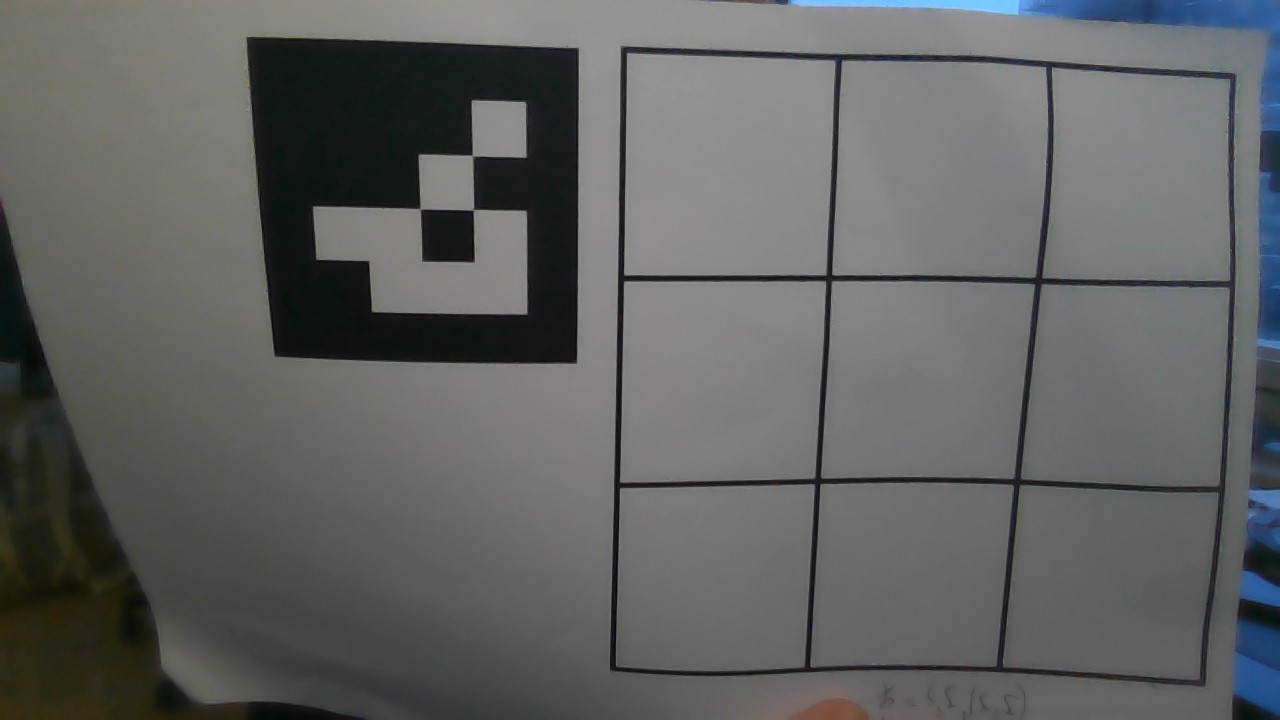
#> input picture python/frame.jpg, 1280 x 720 px, given in place of the camera
$ python 'CV2 test.py'
#> lines starting #> are read from the running program, lines starting #| are printed output that depends on the picture; after the words box and inside, x2 and y2 are one past the last pixel; in counts of white or black regions, pixels touching at a corner belong together
#!/usr/bin/python
import cv2
import numpy as np

# Scale of the text
scale = 2
# Camera
cap = cv2.VideoCapture(0)
print("Press 'q' to exit")

while cap.isOpened():
    # Capture frame-by-frame
    ret, frame = cap.read()
#> frame is the input picture: shape (720, 1280, 3); mean B, G, R 97.9, 98, 96.8
    if ret:
        # Convert to grayscale and blur the image
        gray = cv2.cvtColor(frame, cv2.COLOR_BGR2GRAY)
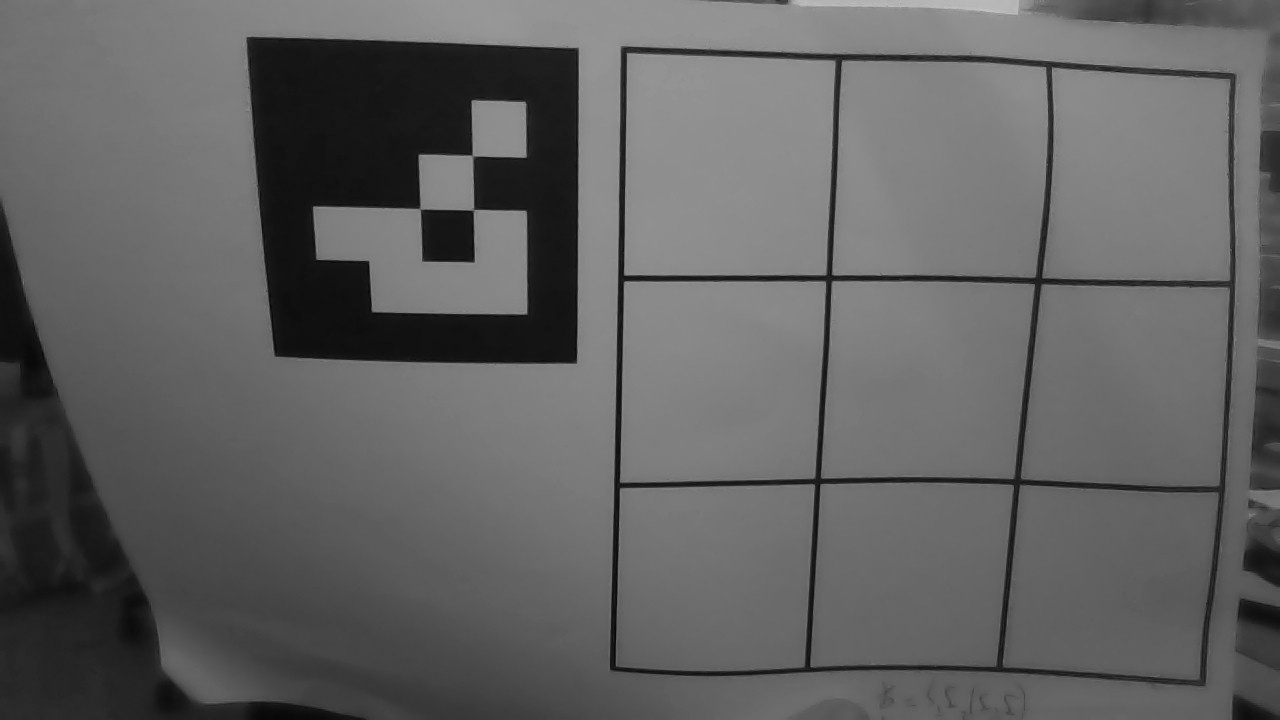
#> gray: shape (720, 1280); min 7, max 198, mean 97.7
        blurred = cv2.GaussianBlur(gray, (5, 5), 0)

        # Apply Canny edge detection
        canny = cv2.Canny(blurred, 100, 200)
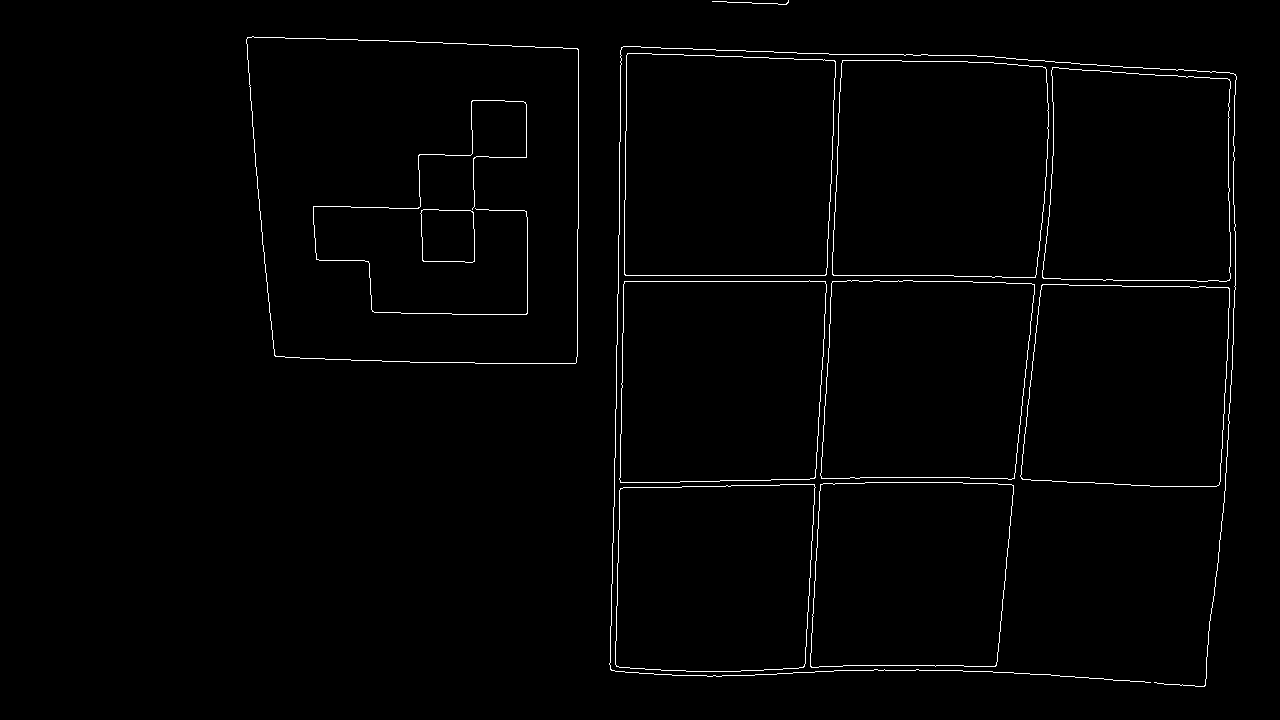
#> canny: shape (720, 1280); 1.2% white in thin lines or dots, all inside (x1, y1, x2, y2) = (246, 0, 1237, 687)

        # Find contours and hierarchy
        contours, hierarchy = cv2.findContours(canny, cv2.RETR_TREE, cv2.CHAIN_APPROX_SIMPLE)
#> contours = 23 contours, 3 with area under 20; largest, box (x1, y1, x2, y2) and area: (246, 36, 579, 364) 101577, (246, 36, 579, 364) 101574, (624, 53, 836, 276) 45056, (624, 53, 836, 276) 45051, (832, 60, 1049, 278) 44420

        for i, contour in enumerate(contours):
            # Calculate contour area
            area = cv2.contourArea(contour)
            if area < 500:
                continue  # Skip small contoursx``

            # Approximate the contour
            approx = cv2.approxPolyDP(contour, cv2.arcLength(contour, True) * 0.02, True)

            # Calculate circularity to check if it's a circle
            perimeter = cv2.arcLength(contour, True)
            circularity = 4 * np.pi * (area / (perimeter * perimeter)) if perimeter > 0 else 0

            if 0.7 <= circularity <= 1.2:  # Circularity close to 1 indicates a circle
                # Check hierarchy: ensure the circle is inside another shape
                if hierarchy[0][i][3] != -1:  # If it has a parent contour
                    x, y, w, h = cv2.boundingRect(contour)
                    cv2.putText(frame, "INNER CIRCLE", (x, y - 10), cv2.FONT_HERSHEY_SIMPLEX, scale, (0, 255, 0), 2)
                    cv2.rectangle(frame, (x, y), (x + w, y + h), (0, 255, 0), 2)
#> this loop made 23 passes
#> (area, approx, perimeter, circularity, x, y, w, h) on passes 2, 4, 6, 8, 10, 12, 14: (35317, [[814, 485], [802, 667], [615, 664], [621, 488]], 753.7, 0.781, 615, 484, 201, 188), (34740.5, [[821, 484], [1013, 486], [994, 666], [810, 665]], 756.5, 0.763, 810, 482, 204, 186), (38556, [[1043, 284], [1229, 289], [1218, 485], [1020, 476]], 793.5, 0.769, 1020, 284, 210, 203), (38861, [[833, 281], [1034, 285], [1013, 478], [821, 477]], 805.2, 0.753, 820, 280, 215, 200), (39737.5, [[825, 282], [813, 478], [620, 481], [625, 281]], 801.8, 0.777, 619, 280, 208, 203), (36968.5, [[1053, 67], [1230, 81], [1228, 280], [1042, 276]], 793.8, 0.737, 1042, 67, 189, 215), (44417, [[843, 60], [1046, 69], [1034, 277], [832, 273]], 845.1, 0.782, 832, 60, 217, 218)
#> (area, approx, perimeter, circularity) on passes 1, 3, 5, 7, 9, 11: (35320, [[814, 484], [620, 488], [616, 666], [803, 667]], 756.1, 0.776), (34744.5, [[820, 484], [810, 666], [995, 666], [1013, 485]], 758.8, 0.758), (38560.5, [[1042, 284], [1021, 478], [1218, 485], [1229, 288]], 795.3, 0.766), (38863, [[832, 281], [821, 478], [1014, 478], [1034, 284]], 807.5, 0.749), (39740.5, [[825, 281], [624, 281], [620, 482], [814, 478]], 804.2, 0.772), (36971.5, [[1052, 67], [1042, 277], [1229, 280], [1229, 79]], 796.1, 0.733)
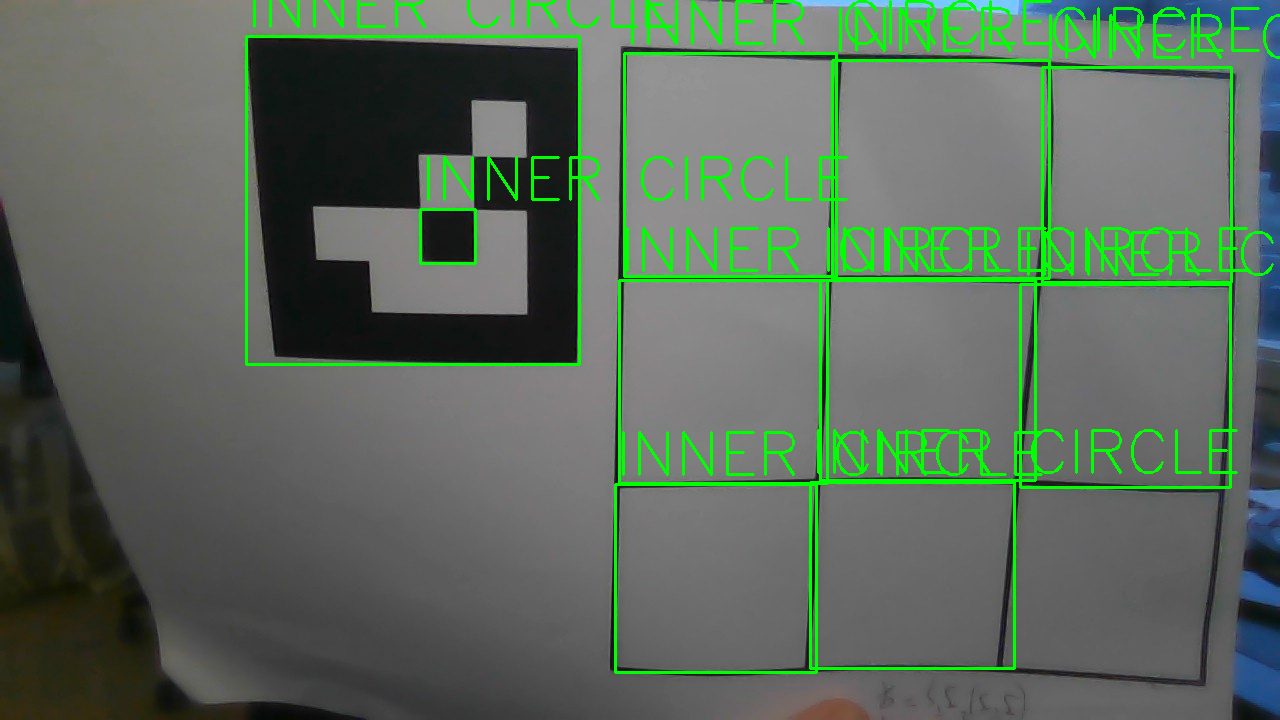
#> frame: shape (720, 1280, 3); 5.5% of pixels changed, all inside (x1, y1, x2, y2) = (245, 0, 1280, 674)

        # Display the resulting frame
        cv2.imshow('frame', frame)
        cv2.imshow('canny', canny)
        if cv2.waitKey(1) & 0xFF == ord('q'):  # If 'q' is pressed
#> (key q is pressed here)
            break

# When everything is done, release the capture
cap.release()
cv2.destroyAllWindows()
